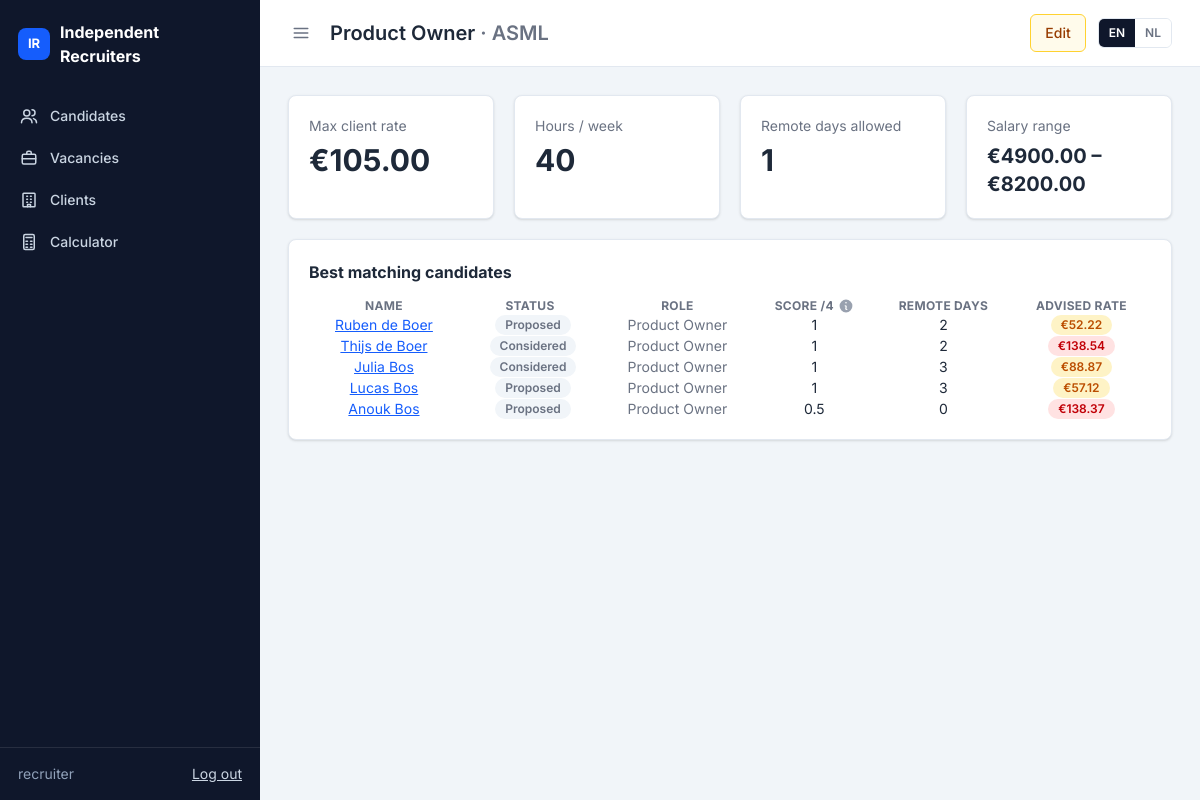
The app's page /clients/vacancies/14/ (signed in), older data.
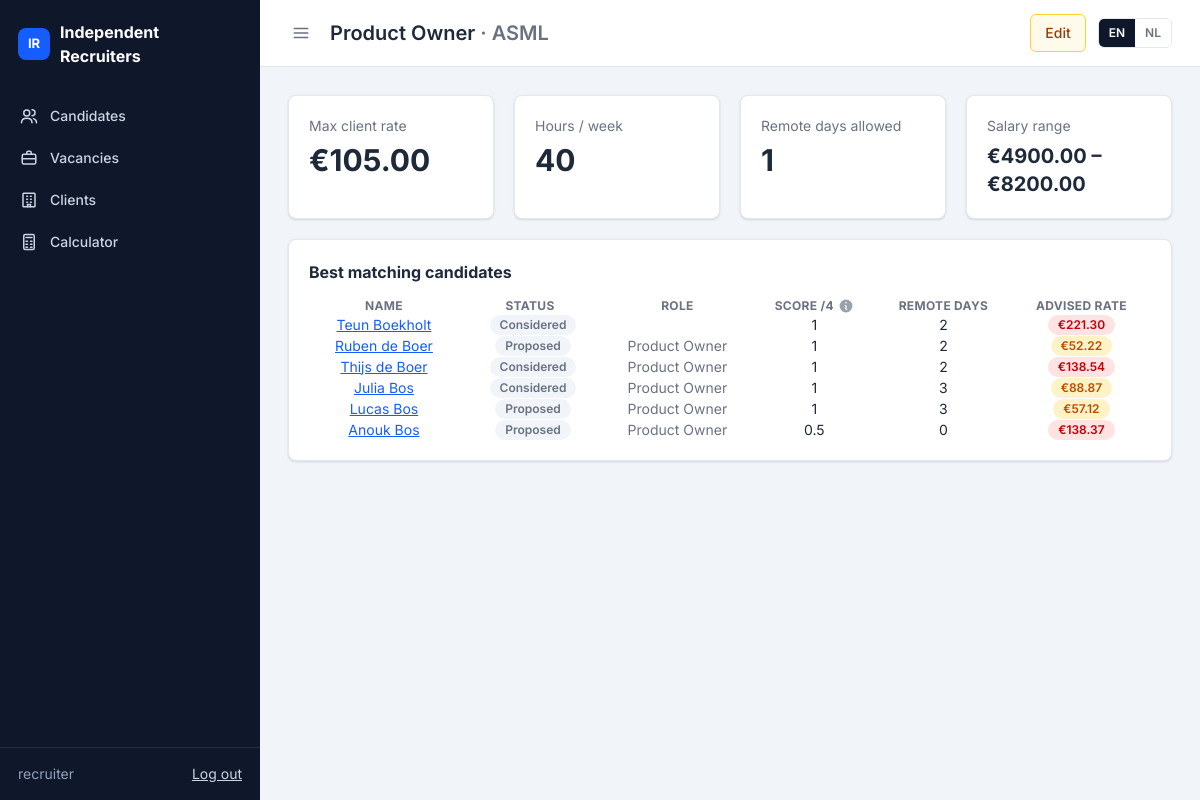
The same page, newer data.
### candidates/models.py (models this page shows, shortened)
class Candidate(models.Model):
    class Status(models.TextChoices):
        INTAKE = "intake", _("Intake")
        AVAILABLE = "available", _("Available")
        PROPOSED = "proposed", _("Proposed")
        PLACED = "placed", _("Placed")
        INACTIVE = "inactive", _("Inactive")
    class Transport(models.TextChoices):
        CAR = "car", _("Car")
        OV = "ov", _("Public transport")
    first_name = models.CharField(_("first name"), max_length=100)
    last_name = models.CharField(_("last name"), max_length=100)
    email = models.EmailField(_("email"), blank=True)
    phone = models.CharField(_("phone"), max_length=30, blank=True)
    city = models.CharField(_("home location"), max_length=150, blank=True,
                            help_text=_("City, postcode or address, used to calculate travel distance"))
    desired_role = models.CharField(_("desired role"), max_length=150, blank=True)
    status = models.CharField(_("status"), max_length=20, choices=Status.choices, default=Status.INTAKE)
    expected_salary_month = models.DecimalField(_("desired gross salary / month (€)"), max_digits=8, decimal_places=2)
    hours_per_week = models.PositiveSmallIntegerField(
        _("desired hours per week"), default=40, validators=[MinValueValidator(1), MaxValueValidator(60)]
    )
    transport_type = models.CharField(_("travel means"), max_length=10, choices=Transport.choices, default=Transport.CAR)
    remote_days_per_week = models.PositiveSmallIntegerField(
        _("remote days / week"), default=0, validators=[MaxValueValidator(5)],
        help_text=_("Used for matching only"),
    )
    cost_factor = models.DecimalField(_("cost price factor"), max_digits=4, decimal_places=2, default=Decimal("2.00"))
    margin_per_hour = models.DecimalField(
        _("margin / hour (€)"), max_digits=6, decimal_places=2, default=Decimal("10.00"),
        validators=[MinValueValidator(C.MIN_MARGIN), MaxValueValidator(C.MAX_MARGIN)],
    )
    vacancies = models.ManyToManyField(
        "clients.Vacancy", through="CandidateVacancy", related_name="candidates", verbose_name=_("vacancies"),
    )
    notes = models.TextField(_("notes"), blank=True)
    created_at = models.DateTimeField(auto_now_add=True)
    updated_at = models.DateTimeField(auto_now=True)
    PRICING_FIELD_MAP = {
        "salary_month": "expected_salary_month",
        "hours_per_week": "hours_per_week",
        "cost_factor": "cost_factor",
        "margin": "margin_per_hour",
        "transport_type": "transport_type",
        "remote_days_per_week": "remote_days_per_week",
    }
    LINK_PRICING_FIELD_MAP = {
        "travel_distance_km": "travel_distance_km",
        "client_pays_travel": "client_pays_travel",
    }
    class Meta:
        ordering = ["-created_at"]
        verbose_name = _("candidate")
        verbose_name_plural = _("candidates")
    @property
    def full_name(self):
        return f"{self.first_name} {self.last_name}".strip()
    def pricing_input(self, link=None, vacancy=None, **overrides) -> PricingInput:
        vacancy = link.vacancy if link else vacancy
        data = {engine: getattr(self, model) for engine, model in self.PRICING_FIELD_MAP.items()}
        if link:
            data.update({engine: getattr(link, model) for engine, model in self.LINK_PRICING_FIELD_MAP.items()})
        else:
            data["client_pays_travel"] = bool(vacancy and vacancy.client_pays_travel)
        data.update(
            max_rate=vacancy.max_rate_per_hour if vacancy else None,
            proposed_rate=link.proposed_rate if link else None,
        )
        data.update(overrides)
        return PricingInput(**data)
    def link_for(self, vacancy):
        return next((link for link in self.links.all() if link.vacancy_id == vacancy.pk), None)
    def pricing_for(self, vacancy):
        link = self.link_for(vacancy)
        return link.pricing if link else calculate(self.pricing_input(vacancy=vacancy))
    def distance_to(self, vacancy):
        link = self.link_for(vacancy)
        if link and link.travel_distance_km is not None:
            return link.travel_distance_km
        if self.city and vacancy.location:
            result = route_distance_km(self.city, vacancy.location)
            return result["km"] if result else None
        return None

class CandidateVacancy(models.Model):
    class Status(models.TextChoices):
        CONSIDERED = "considered", _("Considered")
        PROPOSED = "proposed", _("Proposed")
        PLACED = "placed", _("Placed")
        REJECTED = "rejected", _("Rejected")
    candidate = models.ForeignKey(Candidate, on_delete=models.CASCADE, related_name="links")
    vacancy = models.ForeignKey(
        "clients.Vacancy", on_delete=models.CASCADE, related_name="candidate_links", verbose_name=_("vacancy"),
    )
    status = models.CharField(_("status"), max_length=20, choices=Status.choices, default=Status.CONSIDERED)
    travel_distance_km = models.DecimalField(
        _("travel distance one way (km)"), max_digits=6, decimal_places=1, null=True, blank=True,
        help_text=_("Calculated automatically from the home location and the vacancy location"),
    )
    client_pays_travel = models.BooleanField(
        _("client pays travel costs"), default=False,
        help_text=_("Travel costs are then left out of the tariff (defaults to the vacancy's setting)"),
    )
    proposed_rate = models.DecimalField(
        _("proposed tariff / hour (€)"), max_digits=7, decimal_places=2, null=True, blank=True,
        help_text=_("Leave empty to use the advised tariff."),
    )
    created_at = models.DateTimeField(auto_now_add=True)
    class Meta:
        ordering = ["created_at", "pk"]
        constraints = [models.UniqueConstraint(fields=["candidate", "vacancy"], name="unique_candidate_vacancy")]
        verbose_name = _("candidate vacancy")
        verbose_name_plural = _("candidate vacancies")
    @property
    def pricing(self):
        if not hasattr(self, "_pricing_cache"):
            self._pricing_cache = calculate(self.candidate.pricing_input(link=self))
        return self._pricing_cache

### clients/views.py (the view)
# urls.py: path("vacancies/<int:pk>/", views.vacancy_detail, name="detail"),
def vacancy_detail(request, pk):
    vacancy = get_object_or_404(Vacancy.objects.select_related("client"), pk=pk)
    candidates = Candidate.objects.filter(links__vacancy=vacancy).prefetch_related("links__vacancy__client")
    ranked = [
        {"candidate": c, "score": s, "pricing": c.pricing_for(vacancy), "link": c.link_for(vacancy)}
        for c, s in matching.rank_candidates(vacancy, candidates)
    ]
    return render(request, "clients/vacancy_detail.html", {
        "vacancy": vacancy, "ranked": ranked, "max_score": matching.MAX_SCORE,
    })

### clients/matching.py (called while the page is built)
def _budget_points(candidate, vacancy):
    rate = candidate.pricing_for(vacancy).final_rate
    max_rate = vacancy.max_rate_per_hour
    if max_rate * Decimal("0.9") <= rate <= max_rate:
        return 1
    else:
        return 0

def _remote_points(candidate, vacancy):
    gap = candidate.remote_days_per_week - vacancy.remote_days_allowed
    if gap == 0:
        return 1
    elif gap < 0:
        return 0.5
    else:
        return 0

def _hours_per_week_points(candidate, vacancy):
    if candidate.hours_per_week == vacancy.hours_per_week:
        return 1
    else:
        return 0

def _location_points(candidate, vacancy):
    if candidate.city and vacancy.city and candidate.city.strip().lower() == vacancy.city.strip().lower():
        return 1
    distance = candidate.distance_to(vacancy)
    if distance is not None:
        return 1 if distance <= CLOSE_KM else 0
    return 0

def score(candidate, vacancy) -> dict:
    parts = [
        {"key": key, "label": label, "points": round(float(fn(candidate, vacancy)), 1)}
        for key, label, fn in PARTS
    ]
    return {"total": round(sum(p["points"] for p in parts), 1), "parts": parts}

### core/context_processors.py (called while the page is built)
def ui(request):
    return {"ui": UI}

### clients/templates/clients/vacancy_detail.html (shortened to what this page needs)
{% extends "core/base.html" %}
{% load i18n ui %}
{% block heading %}{{ vacancy.title }} <span class="text-gray-500">· {{ vacancy.client.name }}</span>{% endblock %}
{% block page_actions %}
    <a class="{{ ui.btn_edit }}" href="{% url 'clients:update' vacancy.pk %}">{% trans "Edit" %}</a>
{% endblock %}
{% block content %}
<div class="grid grid-cols-1 gap-5 sm:grid-cols-2 lg:grid-cols-4">
    <div class="{{ ui.card }}"><div class="text-gray-500">{% trans "Max client rate" %}</div><div class="mt-1.5 text-3xl font-bold">€{{ vacancy.max_rate_per_hour }}</div></div>
    <div class="{{ ui.card }}"><div class="text-gray-500">{% trans "Hours / week" %}</div><div class="mt-1.5 text-3xl font-bold">{{ vacancy.hours_per_week }}</div></div>
    <div class="{{ ui.card }}"><div class="text-gray-500">{% trans "Remote days allowed" %}</div><div class="mt-1.5 text-3xl font-bold">{{ vacancy.remote_days_allowed }}</div></div>
    <div class="{{ ui.card }}"><div class="text-gray-500">{% trans "Salary range" %}</div><div class="mt-1.5 text-xl font-bold">€{{ vacancy.min_salary|default:"–" }} – €{{ vacancy.max_salary|default:"–" }}</div></div>
</div>
<div class="mt-5 {{ ui.dt_card }}">
    <h2 class="{{ ui.h2 }}">{% trans "Best matching candidates" %}</h2>
    <table id="matches" class="display w-full">
        <thead>
            <tr>
                <th>{% trans "Name" %}</th>
                <th>{% trans "Status" %}</th>
                <th>{% trans "Role" %}</th>
                <th>
                    <span class="inline-flex items-center gap-1">
                        {% trans "Score" %} /{{ max_score }}
                        <span class="group relative inline-flex">
                        </span>
                    </span>
                </th>
                <th>{% trans "Remote days" %}</th>
                <th>{% trans "Advised rate" %}</th>
            </tr>
        </thead>
        <tbody>
            {% for row in ranked %}
                <tr>
                    <td>
                        <a href="{% url 'candidates:detail' row.candidate.pk %}">{{ row.candidate.full_name }}</a>
                    </td>
                    <td>
                        {% if row.link %}<span class="ml-1.5 {{ ui.badge.unknown }}" title="{% trans 'Considered for this vacancy' %}">{{ row.link.get_status_display }}</span>{% endif %}
                    </td>
                    <td class="text-gray-500">{{ row.candidate.desired_role }}</td>
                    <td data-order="{{ row.score.total|stringformat:'s' }}">{{ row.score.total|floatformat:"-1" }}</td>
                    <td>{{ row.candidate.remote_days_per_week }}</td>
                    <td data-order="{{ row.pricing.final_rate|stringformat:'s' }}"><span class="{{ row.pricing.budget_status|badge }}">€{{ row.pricing.final_rate|floatformat:2 }}</span></td>
                </tr>
            {% endfor %}
        </tbody>
    </table>
</div>
{% endblock %}

### core/templates/core/base.html (shortened to what this page needs)
{% load static i18n %}<!DOCTYPE html>
{% get_current_language as LANGUAGE_CODE %}
<html lang="{{ LANGUAGE_CODE }}">
<head>
    <link rel="stylesheet" href="https://cdn.datatables.net/2.3.4/css/dataTables.dataTables.css">
    <link rel="stylesheet" href="https://cdn.datatables.net/buttons/3.2.5/css/buttons.dataTables.css">
<link rel="stylesheet" href="{% static 'core/css/app.css' %}">
    <script src="https://cdn.jsdelivr.net/npm/@tailwindcss/browser@4.3.3"></script>
</head>
<body class="bg-slate-100 font-[Inter,system-ui,sans-serif] text-sm text-gray-800 [&_a:not([class])]:text-blue-600 [&_a:not([class])]:underline">
<div class="flex min-h-screen">
    <aside id="sidebar" class="group/sidebar sticky top-0 flex h-screen w-65 shrink-0 flex-col bg-slate-900 text-slate-300 transition-[width,translate] duration-200 lg:data-collapsed:w-16 max-lg:fixed max-lg:z-20 max-lg:-translate-x-full max-lg:data-open:translate-x-0">
        <a class="flex items-center gap-2.5 px-4.5 py-5 text-base font-bold text-white lg:group-data-collapsed/sidebar:justify-center lg:group-data-collapsed/sidebar:px-0" href="{% url 'candidates:list' %}">
            <span class="grid size-8 shrink-0 place-items-center rounded-lg bg-blue-600 text-[13px]">IR</span>
            <span class="lg:group-data-collapsed/sidebar:hidden">Independent<br>Recruiters</span>
        </a>
        <nav class="flex flex-1 flex-col gap-0.5 p-2">
            {% for item in nav_items %}
                <a href="{% url item.url_name %}" class="flex items-center gap-3 rounded-md px-3 py-2.5 font-medium [&>svg]:shrink-0 lg:group-data-collapsed/sidebar:justify-center lg:group-data-collapsed/sidebar:px-0 {% if item.active %}bg-blue-600 text-white{% else %}text-slate-300 hover:bg-slate-800 hover:text-white{% endif %}">
                    {% include "core/_icon.html" with name=item.icon %}
                    <span class="lg:group-data-collapsed/sidebar:hidden">{{ item.label }}</span>
                </a>
            {% endfor %}
        </nav>
        <div class="flex items-center justify-between border-t border-white/10 px-4.5 py-4 lg:group-data-collapsed/sidebar:hidden">
            <span class="text-slate-400">{{ request.user.get_username }}</span>
            <form method="post" action="{% url 'logout' %}">
                <button type="submit" class="cursor-pointer text-slate-300 underline hover:text-white">{% trans "Log out" %}</button>
            </form>
        </div>
    </aside>
    <div class="flex min-w-0 flex-1 flex-col">
        <header class="sticky top-0 z-10 flex items-center gap-4 border-b border-slate-200 bg-white px-4 py-3.5 lg:px-7">
            <button class="{{ ui.icon_button }}" id="sidebar-toggle" aria-label="{% trans 'Toggle menu' %}">
                {% include "core/_icon.html" with name="menu" %}
            </button>
            <h1 class="flex-1 text-xl font-semibold">{% block heading %}{% endblock %}</h1>
            <div class="flex items-center gap-3">
                {% block page_actions %}{% endblock %}
                <form action="{% url 'set_language' %}" method="post" class="flex overflow-hidden rounded-md border border-slate-200">
                    {% get_available_languages as LANGUAGES %}
                    {% for code, name in LANGUAGES %}
                        <button type="submit" name="language" value="{{ code }}"
                                class="cursor-pointer px-2.5 py-1.5 text-xs font-semibold {% if code == LANGUAGE_CODE %}bg-slate-900 text-white{% else %}bg-white text-gray-500 hover:bg-slate-100{% endif %}">{{ code|upper }}</button>
                    {% endfor %}
                </form>
            </div>
        </header>
        <main class="w-full max-w-360 p-4 lg:p-7">
            {% block content %}{% endblock %}
        </main>
    </div>
</div>
    {% trans "Actions" as t_actions %}{% trans "Could not load the form." as t_load %}{% trans "Something went wrong. Please try again." as t_error %}
</body>
</html>

Row changes from the older to the newer data that the page shows:
added Candidate: candidate.full_name "Teun Boekholt", link.status "Considered", score.total "1", candidate.remote_days_per_week "2", pricing.final_rate "221.30"
